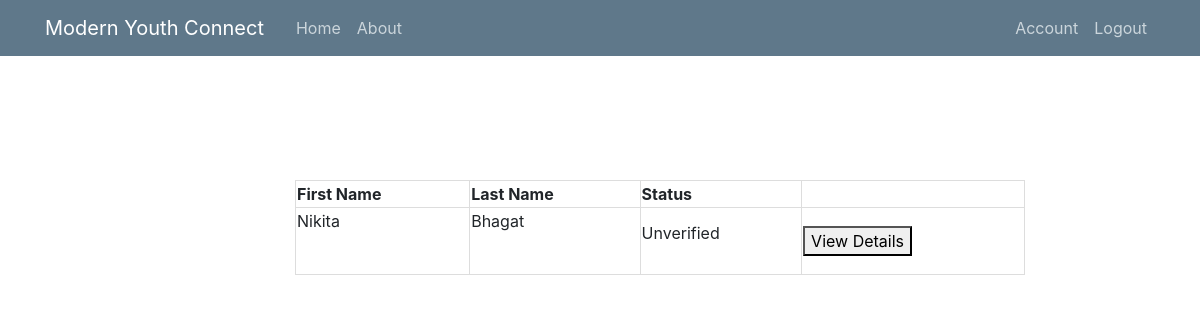
Screenshot of /unverified_students (signed in) with the database file from the repository.
### Modern_Youth_Connect/models.py (models this page shows, shortened)
class Student(db.Model, UserMixin):
    id = db.Column(db.Integer, primary_key=True)
    username = db.Column(db.String(20), unique=True, nullable=False)
    firstname = db.Column(db.String(20), unique=True, nullable=False)
    lastname = db.Column(db.String(20), unique=True, nullable=False)
    email = db.Column(db.String(50), unique=True, nullable=False)
    image_file = db.Column(db.String(20), default='default.jpg',
                           nullable=False)
    password = db.Column(db.String(60), nullable=False)
    ssc_percentage = db.Column(db.Float)
    ssc_marksheet = db.Column(db.String)
    hsc_percentage = db.Column(db.Float)
    hsc_marksheet = db.Column(db.String)
    bsc_percentage = db.Column(db.Float)
    bsc_marksheet = db.Column(db.String)
    msc_percentage = db.Column(db.Float)
    msc_marksheet = db.Column(db.String)
    cv = db.Column(db.String)
    aggregate = db.Column(db.Float)
    verified = db.Column(db.Boolean, default=False)

### Modern_Youth_Connect/routes.py (the view)
@app.route("/unverified_students")
def unverified_students():
    student_list = Student.query.filter_by(verified=False).all()
    return render_template('view-students.html', students=student_list)

### Modern_Youth_Connect/models.py (called while the page is built)
@login_manager.user_loader
def load_user(user_id):
    return Student.query.get(int(user_id))

### Modern_Youth_Connect/templates/view-students.html
{% extends "layout.html" %}
{% block content %}
    {% if students %}
        <table>
        <th>First Name</th>
        <th>Last Name</th>
        <th>Status</th>
        <th></th>
            {% for student in students %}
                    <tr>
                        <td> <p>{{ student.firstname }}</p><br></td>
                        <td> <p>{{ student.lastname }}</p><br></td>
                        {% if student.verified == True %}
                            <td> <p>Verified</p></td>
                        {% else %}
                            <td> <p>Unverified</p></td>
                        {% endif %}
                        <td><a href="{{ url_for('view_student',id=student.id) }}"><button>View Details</button></a></td>
                    </tr>
            {% endfor %}
        </table>
    {% else %}
        <div style="text-align: center;">
            <h2>There are No Unverified Students</h2>
            <a href="{{ url_for('admin_dashboard') }}"><button>Back</button></a>
        </div>
    {% endif %}
{% endblock content %}

### Modern_Youth_Connect/static/new_style.css (style rules this page uses)
html { height: 100%; box-sizing: border-box; }
*, *:before, *:after { box-sizing: inherit; }
body { position: relative; margin: 0; padding-bottom: 6rem; height: 100%; }
table { width: 100% !important; }
table th, table td { border: 1px solid #ddd !important }

### Modern_Youth_Connect/static/main.css (style rules this page uses)
body { margin-top: 5rem; }

### rows the page displays
Student: firstname "Nikita", lastname "Bhagat", verified "Unverified"
